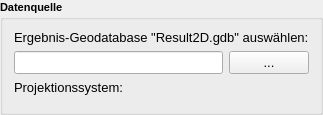
        <widget class="QGroupBox" name="gb_db_he">
         <property name="font">
          <font>
           <family>Tahoma</family>
           <pointsize>8</pointsize>
           <weight>75</weight>
           <bold>true</bold>
          </font>
         </property>
         <property name="toolTip">
          <string comment="Pfade der Import- und Exportdatenbank"/>
         </property>
         <property name="title">
          <string>Datenquelle</string>
         </property>
         <property name="flat">
          <bool>false</bool>
         </property>
         <property name="checkable">
          <bool>false</bool>
         </property>
         <layout class="QVBoxLayout" name="verticalLayout">
          <item>
           <widget class="QLabel" name="label_2">
            <property name="font">
             <font>
              <family>Tahoma</family>
              <pointsize>10</pointsize>
              <weight>50</weight>
              <bold>false</bold>
             </font>
            </property>
            <property name="toolTip">
             <string>&lt;html&gt;&lt;head/&gt;&lt;body&gt;&lt;p&gt;Pfad zur Haltungstabelle. Die weiteren STRAKAT-Tabellen müssen im gleichen Verzeichnis liegen&lt;/p&gt;&lt;/body&gt;&lt;/html&gt;</string>
            </property>
            <property name="statusTip">
             <string>Pfad zur Haltungstabelle. Die weiteren STRAKAT-Tabellen müssen im gleichen Verzeichnis liegen</string>
            </property>
            <property name="accessibleName">
             <string>Pfad zur Haltungstabelle. Die weiteren STRAKAT-Tabellen müssen im gleichen Verzeichnis liegen</string>
            </property>
            <property name="accessibleDescription">
             <string>Pfad zur Haltungstabelle. Die weiteren STRAKAT-Tabellen müssen im gleichen Verzeichnis liegen</string>
            </property>
            <property name="text">
             <string>Ergebnis-Geodatabase &quot;Result2D.gdb&quot; auswählen:</string>
            </property>
            <property name="alignment">
             <set>Qt::AlignLeading|Qt::AlignLeft|Qt::AlignVCenter</set>
            </property>
           </widget>
          </item>
          <item>
           <layout class="QHBoxLayout" name="horizontalLayout">
            <item>
             <widget class="QLineEdit" name="tf_import">
              <property name="font">
               <font>
                <family>Tahoma</family>
                <pointsize>10</pointsize>
                <weight>50</weight>
                <bold>false</bold>
               </font>
              </property>
              <property name="toolTip">
               <string>&lt;html&gt;&lt;head/&gt;&lt;body&gt;&lt;p&gt;Quelldatenbank mit Kanaldaten aus HYSTEM-EXTRAN&lt;/p&gt;&lt;/body&gt;&lt;/html&gt;</string>
              </property>
              <property name="statusTip">
               <string>Quelldatenbank mit Kanaldaten aus HYSTEM-EXTRAN</string>
              </property>
              <property name="alignment">
               <set>Qt::AlignRight|Qt::AlignTrailing|Qt::AlignVCenter</set>
              </property>
             </widget>
            </item>
            <item>
             <widget class="QPushButton" name="pb_import">
              <property name="font">
               <font>
                <family>Tahoma</family>
                <pointsize>10</pointsize>
                <weight>50</weight>
                <bold>false</bold>
               </font>
              </property>
              <property name="toolTip">
               <string>&lt;html&gt;&lt;head/&gt;&lt;body&gt;&lt;p&gt;STRAKAT-Datei &amp;quot;kanal.rwtopen&amp;quot; auswählen&lt;/p&gt;&lt;/body&gt;&lt;/html&gt;</string>
              </property>
              <property name="text">
               <string>...</string>
              </property>
             </widget>
            </item>
           </layout>
          </item>
          <item>
           <widget class="QLabel" name="label_5">
            <property name="font">
             <font>
              <family>Tahoma</family>
              <pointsize>10</pointsize>
              <weight>50</weight>
              <bold>false</bold>
             </font>
            </property>
            <property name="text">
             <string>Projektionssystem:</string>
            </property>
            <property name="alignment">
             <set>Qt::AlignLeading|Qt::AlignLeft|Qt::AlignVCenter</set>
            </property>
           </widget>
          </item>
          <item>
           <widget class="QgsProjectionSelectionWidget" name="pw_epsg">
            <property name="font">
             <font>
              <family>Tahoma</family>
              <pointsize>8</pointsize>
              <weight>75</weight>
              <bold>true</bold>
             </font>
            </property>
            <property name="toolTip">
             <string>&lt;html&gt;&lt;head/&gt;&lt;body&gt;&lt;p&gt;Projektionssystem auswählen. &lt;/p&gt;&lt;/body&gt;&lt;/html&gt;</string>
            </property>
            <property name="statusTip">
             <string>Projektionssystem auswählen. </string>
            </property>
            <property name="whatsThis">
             <string>Projektionssystem auswählen. </string>
            </property>
            <property name="accessibleName">
             <string/>
            </property>
           </widget>
          </item>
         </layout>
        </widget>
